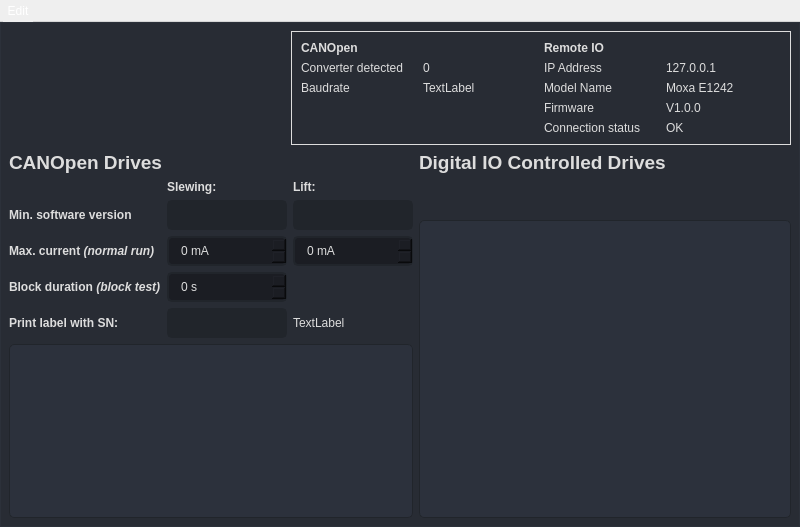
<?xml version="1.0" encoding="UTF-8"?>
<ui version="4.0">
 <class>MainWindow</class>
 <widget class="QMainWindow" name="MainWindow">
  <property name="geometry">
   <rect>
    <x>0</x>
    <y>0</y>
    <width>800</width>
    <height>527</height>
   </rect>
  </property>
  <property name="windowTitle">
   <string>EMEC Drive EOL Tester</string>
  </property>
  <property name="styleSheet">
   <string notr="true">/* /////////////////////////////////////////////////////////////////////////////////////////////////

	DARK MODE STYLE SHEET

///////////////////////////////////////////////////////////////////////////////////////////////// */

QWidget{
	color: rgb(221, 221, 221);
	font: 10pt &quot;Segoe UI&quot;;
}

/* /////////////////////////////////////////////////////////////////////////////////////////////////
Tooltip */
QToolTip {
	color: #ffffff;
	background-color: rgba(33, 37, 43, 180);
	border: 1px solid rgb(44, 49, 58);
	background-image: none;
	background-position: left center;
    background-repeat: no-repeat;
	border: none;
	border-left: 2px solid  rgb(37, 183, 188);
	text-align: left;
	padding-left: 8px;
	margin: 0px;
}

QMenuBar {
    background-color: qlineargradient(x1:0, y1:0, x2:0, y2:1,
                                      stop:0 darkgray, stop:1  rgb(40, 44, 52));
    spacing: 3px; /* spacing between menu bar items */
	color: white;
}

QMenuBar::item {
    padding: 4px;
    background: transparent;
}

QMenuBar::item:selected { /* when selected using mouse or keyboard */
    background: #a8a8a8;
}

QMenuBar::item:pressed {
    background: #888888;
}

QMenu {
	background-color: white;
	border: 1px solid rgb(33, 37, 43);
	color:  rgb(33, 37, 43);
	margin: 4px;
}

QMenu::Item {
	padding: 4px 25px 4px 20px;
	border: 1px solid transparent; 
}

/* /////////////////////////////////////////////////////////////////////////////////////////////////
Bg App */
#bgApp {	
	background-color: rgb(40, 44, 52);
	border: 1px solid rgb(44, 49, 58);
}

QProgressBar {
    border-top: 0px solid rgb(52, 59, 72);
    border-left: 2px solid rgb(52, 59, 72);
    border-right: 0px solid rgb(52, 59, 72);
    border-bottom: 2px solid rgb(52, 59, 72);
    background-color: rgb(33, 37, 43);
    text-align: right;
    margin-right: 2em;
}

QProgressBar::chunk {
    background-color: rgb(37, 183, 188);

}

/* /////////////////////////////////////////////////////////////////////////////////////////////////
Extra Tab */
#extraLeftBox {
	background-color: rgb(44, 49, 58);
}
#extraTopBg{
	background-color: rgb(189, 147, 249)
}

/* Icon */
#extraIcon {
	background-position: center;
	background-repeat: no-repeat;
	background-image: url(:/icons/icon_settings.png);
}

/* Label */
#extraLabel { color: rgb(255, 255, 255); }

/* Btn Close */
#extraCloseColumnBtn { background-color: rgba(255, 255, 255, 0); border: none;  border-radius: 5px; }
#extraCloseColumnBtn:hover { background-color: rgb(196, 161, 249); border-style: solid; border-radius: 4px; }
#extraCloseColumnBtn:pressed { background-color: rgb(180, 141, 238); border-style: solid; border-radius: 4px; }

/* Extra Content */
#extraContent{
	border-top: 3px solid rgb(40, 44, 52);
}

/* Extra Top Menus */
#extraTopMenu .QPushButton {
background-position: left center;
    background-repeat: no-repeat;
	border: none;
	border-left: 22px solid transparent;
	background-color:transparent;
	text-align: left;
	padding-left: 44px;
}
#extraTopMenu .QPushButton:hover {
	background-color: rgb(40, 44, 52);
}
#extraTopMenu .QPushButton:pressed {
	background-color: rgb(37, 183, 188);
	color: rgb(255, 255, 255);
}

/* /////////////////////////////////////////////////////////////////////////////////////////////////
Content App */
#contentTopBg{
	background-color: rgb(33, 37, 43);
}
#contentBottom{
	border-top: 3px solid rgb(44, 49, 58);
}

/* Top Buttons */
#rightButtons .QPushButton { background-color: rgba(255, 255, 255, 0); border: none;  border-radius: 5px; }
#rightButtons .QPushButton:hover { background-color: rgb(44, 49, 57); border-style: solid; border-radius: 4px; }
#rightButtons .QPushButton:pressed { background-color: rgb(23, 26, 30); border-style: solid; border-radius: 4px; }

/* Theme Settings */
#extraRightBox { background-color: rgb(44, 49, 58); }
#themeSettingsTopDetail { background-color: rgb(37, 183, 188); }

/* Bottom Bar */
#bottomBar {
	/*background-color: rgb(44, 49, 58); */
	background-color: rgb(33, 37, 43);
}
#bottomBar QLabel { font-size: 11px; color: rgb(113, 126, 149); padding-left: 10px; padding-right: 10px; padding-bottom: 2px; }

/* CONTENT SETTINGS */
/* MENUS */
#contentSettings .QPushButton {
	background-position: left center;
    background-repeat: no-repeat;
	border: none;
	border-left: 22px solid transparent;
	background-color:transparent;
	text-align: left;
	padding-left: 44px;
}
#contentSettings .QPushButton:hover {
	background-color: rgb(40, 44, 52);
}
#contentSettings .QPushButton:pressed {
	background-color: rgb(37, 183, 188);
	color: rgb(255, 255, 255);
}


/* /////////////////////////////////////////////////////////////////////////////////////////////////
QTabWidget */
QTabWidget::pane {
	background: rgb(44, 49, 60);
	border-bottom-left-radius: 5px;
	border-bottom-right-radius: 5px;
	border-top-right-radius: 5px;
	border-top-left-radius: 0px;
	border: 2px solid rgb(33, 37, 43);
	padding: 0px;
}

QTabBar::tab {
	background: rgb(33, 37, 43);
	border: 2px solid rgb(33, 37, 43);
	padding: 4px;
	padding-left: 10px;
	padding-right: 10px;
	border-top-left-radius: 5px;
    border-top-right-radius: 5px;
	margin-bottom: -3px;
}

QTabBar::tab:selected {
	background: rgb(44, 49, 58);
  	margin-bottom: -3px;
	padding: 5px;
	padding-left: 10px;
	padding-right: 10px;
	border-top-left-radius: 5px;
	border-top-right-radius: 5px;
  	border: 2px solid rgb(33, 37, 43);
}

QDoubleSpinBox{
	background-color: rgb(27, 29, 35);
	border-radius: 5px;
	border: 2px solid rgb(33, 37, 43);
	padding: 5px;
	padding-left: 10px;
}
QDoubleSpinBox:hover{
	border: 2px solid rgb(64, 71, 88);
}
QDoubleSpinBox::drop-down {
	subcontrol-origin: padding;
	subcontrol-position: top right;
	width: 25px;
	border-left-width: 3px;
	border-left-color: rgba(39, 44, 54, 150);
	border-left-style: solid;
	border-top-right-radius: 3px;
	border-bottom-right-radius: 3px;
	background-image: url(:/icons/cil-arrow-bottom.png);
	background-position: center;
	background-repeat: no-reperat;
 }
QDoubleSpinBox QAbstractItemView {
	color:  rgb(37, 183, 188);
	background-color: rgb(33, 37, 43);
	padding: 10px;
	selection-background-color: rgb(39, 44, 54);
}

/* /////////////////////////////////////////////////////////////////////////////////////////////////
QTreeView */
QTreeView {
	background-color: rgb(44, 49, 60);
	border-radius: 5px;
	border: 1px solid rgb(33, 37, 43);
}

/* /////////////////////////////////////////////////////////////////////////////////////////////////
QTableWidget */
QTableWidget {
	background-color: rgb(44, 49, 60);
	padding: 10px;
	border-radius: 5px;
	gridline-color: rgb(44, 49, 58);
	border: 1px solid rgb(33, 37, 43);
}
QTableWidget::item{
	border-color: rgb(44, 49, 60);
	padding-left: 5px;
	padding-right: 5px;
	gridline-color: rgb(44, 49, 60);
}
QTableWidget::item:selected{
	background-color: rgb(37, 183, 188);
}

QHeaderView {
	border-top-left-radius: 5px;
    border-top-right-radius: 5px;
}

QHeaderView::section{
	background-color: rgb(33, 37, 43);
	max-width: 25px;
	border: 1px solid rgb(44, 49, 58);
	border-style: none;
    border-bottom: 1px solid rgb(44, 49, 60);
    border-right: 1px solid rgb(44, 49, 60);
}
QTableWidget::horizontalHeader {
	background-color: rgb(33, 37, 43);
}
QHeaderView::section:horizontal
{
    border: 1px solid rgb(33, 37, 43);
	background-color: rgb(33, 37, 43);
	padding: 3px;
}

QHeaderView::section:vertical
{
    border: 1px solid rgb(44, 49, 60);
}

/* /////////////////////////////////////////////////////////////////////////////////////////////////
QTableView */
QTableView {
	background-color: rgb(44, 49, 60);
	padding: 10px;
	border-radius: 5px;
	gridline-color: rgb(44, 49, 58);
	border: 1px solid rgb(33, 37, 43);
}
QTableView::item{
	border-color: rgb(44, 49, 60);
	padding-left: 5px;
	padding-right: 5px;
	gridline-color: rgb(44, 49, 60);
}
QTableView::item:selected{
	background-color: rgb(37, 183, 188);
}
QTableView::horizontalHeader {
	background-color: rgb(33, 37, 43);
}
QTableView::indicator {
    border: 3px solid rgb(52, 59, 72);
	width: 15px;
	height: 15px;
	border-radius: 10px;
    background: rgb(44, 49, 60);
}
QTableView::indicator:hover {
    border: 3px solid rgb(58, 66, 81);
}
QTableView::indicator:checked {
    background: 3px solid rgb(52, 59, 72);
	border: 3px solid rgb(52, 59, 72);
	background-image: url(:/icons/cil-check-alt.png);
}

/* /////////////////////////////////////////////////////////////////////////////////////////////////
LineEdit */
QLineEdit {
	background-color: rgb(33, 37, 43);
	border-radius: 5px;
	border: 2px solid rgb(33, 37, 43);
	padding-left: 10px;
	selection-color: rgb(255, 255, 255);
	selection-background-color: rgba(37, 183, 188, 0.5);
}
QLineEdit:hover {
	border: 2px solid rgb(64, 71, 88);
}
QLineEdit:focus {
	border: 2px solid rgb(91, 101, 124);
}

/* /////////////////////////////////////////////////////////////////////////////////////////////////
LineEdit */
QTextEdit {
	selection-color: rgb(255, 255, 255);
	selection-background-color: rgba(37, 183, 188, 0.5);
}

/* /////////////////////////////////////////////////////////////////////////////////////////////////
PlainTextEdit */
QPlainTextEdit {
	background-color: rgb(27, 29, 35);
	border-radius: 5px;
	padding: 10px;
	selection-color: rgb(255, 255, 255);
	selection-background-color: rgba(37, 183, 188, 0.5);
}
QPlainTextEdit  QScrollBar:vertical {
    width: 8px;
 }
QPlainTextEdit  QScrollBar:horizontal {
    height: 8px;
 }
QPlainTextEdit:hover {
	border: 2px solid rgb(64, 71, 88);
}
QPlainTextEdit:focus {
	border: 2px solid rgb(91, 101, 124);
}

/* /////////////////////////////////////////////////////////////////////////////////////////////////
ScrollBars */
QScrollBar:horizontal {
    border: none;
    background: rgb(52, 59, 72);
    height: 8px;
    margin: 0px 21px 0 21px;
	border-radius: 0px;
}
QScrollBar::handle:horizontal {
    background: rgb(37, 183, 188);
    min-width: 25px;
	border-radius: 4px
}
QScrollBar::add-line:horizontal {
    border: none;
    background: rgb(55, 63, 77);
    width: 20px;
	border-top-right-radius: 4px;
    border-bottom-right-radius: 4px;
    subcontrol-position: right;
    subcontrol-origin: margin;
}
QScrollBar::sub-line:horizontal {
    border: none;
    background: rgb(55, 63, 77);
    width: 20px;
	border-top-left-radius: 4px;
    border-bottom-left-radius: 4px;
    subcontrol-position: left;
    subcontrol-origin: margin;
}
QScrollBar::up-arrow:horizontal, QScrollBar::down-arrow:horizontal
{
     background: none;
}
QScrollBar::add-page:horizontal, QScrollBar::sub-page:horizontal
{
     background: none;
}
 QScrollBar:vertical {
	border: none;
    background: rgb(52, 59, 72);
    width: 8px;
    margin: 21px 0 21px 0;
	border-radius: 0px;
 }
 QScrollBar::handle:vertical {
	background: rgb(37, 183, 188);
    min-height: 25px;
	border-radius: 4px
 }
 QScrollBar::add-line:vertical {
     border: none;
    background: rgb(55, 63, 77);
     height: 20px;
	border-bottom-left-radius: 4px;
    border-bottom-right-radius: 4px;
     subcontrol-position: bottom;
     subcontrol-origin: margin;
 }
 QScrollBar::sub-line:vertical {
	border: none;
    background: rgb(55, 63, 77);
     height: 20px;
	border-top-left-radius: 4px;
    border-top-right-radius: 4px;
     subcontrol-position: top;
     subcontrol-origin: margin;
 }
 QScrollBar::up-arrow:vertical, QScrollBar::down-arrow:vertical {
     background: none;
 }

 QScrollBar::add-page:vertical, QScrollBar::sub-page:vertical {
     background: none;
 }

/* /////////////////////////////////////////////////////////////////////////////////////////////////
CheckBox */
QCheckBox::indicator {
    border: 3px solid rgb(52, 59, 72);
	width: 15px;
	height: 15px;
	border-radius: 10px;
    background: rgb(44, 49, 60);
}
QCheckBox::indicator:hover {
    border: 3px solid rgb(58, 66, 81);
}
QCheckBox::indicator:checked {
    background: 3px solid rgb(52, 59, 72);
	border: 3px solid rgb(52, 59, 72);
	background-image: url(:/icons/cil-check-alt.png);
}

/* /////////////////////////////////////////////////////////////////////////////////////////////////
RadioButton */
QRadioButton::indicator {
    border: 3px solid rgb(52, 59, 72);
	width: 15px;
	height: 15px;
	border-radius: 10px;
    background: rgb(44, 49, 60);
}
QRadioButton::indicator:hover {
    border: 3px solid rgb(58, 66, 81);
}
QRadioButton::indicator:checked {
    background: 3px solid rgb(94, 106, 130);
	border: 3px solid rgb(52, 59, 72);
}

/* /////////////////////////////////////////////////////////////////////////////////////////////////
ComboBox */
QComboBox{
	background-color: rgb(27, 29, 35);
	border-radius: 5px;
	border: 2px solid rgb(33, 37, 43);
	padding: 5px;
	padding-left: 10px;
}
QComboBox:hover{
	border: 2px solid rgb(64, 71, 88);
}
QComboBox::drop-down {
	subcontrol-origin: padding;
	subcontrol-position: top right;
	width: 25px;
	border-left-width: 3px;
	border-left-color: rgba(39, 44, 54, 150);
	border-left-style: solid;
	border-top-right-radius: 3px;
	border-bottom-right-radius: 3px;
	background-image: url(:/icons/cil-arrow-bottom.png);
	background-position: center;
	background-repeat: no-reperat;
 }
QComboBox QAbstractItemView {
	color:  rgb(37, 183, 188);
	background-color: rgb(33, 37, 43);
	padding: 10px;
	selection-background-color: rgb(39, 44, 54);
}

/* /////////////////////////////////////////////////////////////////////////////////////////////////
ComboBox */
QSpinBox{
	background-color: rgb(27, 29, 35);
	border-radius: 5px;
	border: 2px solid rgb(33, 37, 43);
	padding: 5px;
	padding-left: 10px;
}
QSpinBox:hover{
	border: 2px solid rgb(64, 71, 88);
}
QSpinBox::drop-down {
	subcontrol-origin: padding;
	subcontrol-position: top right;
	width: 25px;
	border-left-width: 3px;
	border-left-color: rgba(39, 44, 54, 150);
	border-left-style: solid;
	border-top-right-radius: 3px;
	border-bottom-right-radius: 3px;
	background-image: url(:/icons/cil-arrow-bottom.png);
	background-position: center;
	background-repeat: no-reperat;
 }
QSpinBox QAbstractItemView {
	color:  rgb(37, 183, 188);	
	background-color: rgb(33, 37, 43);
	padding: 10px;
	selection-background-color: rgb(39, 44, 54);
}

/* /////////////////////////////////////////////////////////////////////////////////////////////////
Sliders */
QSlider::groove:horizontal {
    border-radius: 5px;
    height: 20px;
	margin: 0px;
	background-color: rgb(52, 59, 72);
}
QSlider::groove:horizontal:hover {
	background-color: rgb(55, 62, 76);
}
QSlider::handle:horizontal {
    background-color: rgb(37, 183, 188);
    border: none;
    height: 20px;
    width: 15px;
    margin: 0px;
	border-radius: 5px;
}
QSlider::handle:horizontal:hover {
    background-color: rgb(37, 183, 188);
}
QSlider::handle:horizontal:pressed {
    background-color: rgb(44, 219, 222);
}

QSlider::groove:vertical {
    border-radius: 5px;
    width: 20px;
    margin: 0px;
	background-color: rgb(52, 59, 72);
}
QSlider::groove:vertical:hover {
	background-color: rgb(55, 62, 76);
}
QSlider::handle:vertical {
    background-color: rgb(37, 183, 188);
	border: none;
    height: 20px;
    width: 15px;
    margin: 0px;
	border-radius: 5px;
}
QSlider::handle:vertical:hover {
    background-color: rgb(37, 183, 188);
}
QSlider::handle:vertical:pressed {
    background-color: rgb(44, 219, 222);
}

/* /////////////////////////////////////////////////////////////////////////////////////////////////
CommandLinkButton */
QCommandLinkButton {	
	color: rgb(0, 170, 255);
	font-size: 15px;
}
QCommandLinkButton:hover {	
	color: rgb(0, 170, 255);
	background-color: rgb(44, 49, 60);
}
QCommandLinkButton:pressed {	
	color: rgb(37, 183, 188);
	background-color: rgb(52, 58, 71);
}

/*//////////////////////////////////////////////////////////////////////////////////////////////////
QGroupBox*/
QGroupBox {
    color: rgb(90, 102, 125);
	border: 1px solid rgb(52, 59, 72);
	border-radius: 5px;
}

/* /////////////////////////////////////////////////////////////////////////////////////////////////
Button */
QPushButton {
	border: 2px solid rgb(52, 59, 72);
	border-radius: 5px;	
	background-color: rgb(52, 59, 72);
}
QPushButton:hover {
	background-color: rgb(57, 65, 80);
	border: 2px solid rgb(61, 70, 86);
}
QPushButton:pressed {	
	background-color: rgb(35, 40, 49);
	border: 2px solid rgb(43, 50, 61);
}

QPushButton:disabled {
	border: 1px solid rgb(43, 50, 61);
	color: grey;
}

</string>
  </property>
  <widget class="QWidget" name="bgApp">
   <property name="styleSheet">
    <string notr="true"/>
   </property>
   <layout class="QGridLayout" name="gridLayout_2">
    <property name="leftMargin">
     <number>0</number>
    </property>
    <property name="topMargin">
     <number>0</number>
    </property>
    <property name="rightMargin">
     <number>0</number>
    </property>
    <property name="bottomMargin">
     <number>0</number>
    </property>
    <property name="spacing">
     <number>0</number>
    </property>
    <item row="0" column="0">
     <layout class="QHBoxLayout" name="horizontalLayout_3">
      <item>
       <widget class="QFrame" name="gridFrame">
        <property name="sizePolicy">
         <sizepolicy hsizetype="Preferred" vsizetype="Expanding">
          <horstretch>0</horstretch>
          <verstretch>0</verstretch>
         </sizepolicy>
        </property>
        <layout class="QVBoxLayout" name="verticalLayout_2">
         <item>
          <layout class="QHBoxLayout" name="horizontalLayout">
           <item alignment="Qt::AlignTop">
            <widget class="QFrame" name="verticalFrame">
             <property name="sizePolicy">
              <sizepolicy hsizetype="Preferred" vsizetype="Fixed">
               <horstretch>0</horstretch>
               <verstretch>0</verstretch>
              </sizepolicy>
             </property>
             <property name="maximumSize">
              <size>
               <width>16777215</width>
               <height>16777215</height>
              </size>
             </property>
             <layout class="QHBoxLayout" name="horizontalLayout_4">
              <property name="leftMargin">
               <number>0</number>
              </property>
              <property name="topMargin">
               <number>0</number>
              </property>
              <property name="rightMargin">
               <number>0</number>
              </property>
              <property name="bottomMargin">
               <number>0</number>
              </property>
              <item>
               <widget class="QLabel" name="lbl_logo">
                <property name="sizePolicy">
                 <sizepolicy hsizetype="Fixed" vsizetype="Preferred">
                  <horstretch>0</horstretch>
                  <verstretch>0</verstretch>
                 </sizepolicy>
                </property>
                <property name="maximumSize">
                 <size>
                  <width>100</width>
                  <height>39</height>
                 </size>
                </property>
                <property name="text">
                 <string/>
                </property>
                <property name="pixmap">
                 <pixmap resource="../resources/images/resources.qrc">:/images/logo_emec.png</pixmap>
                </property>
                <property name="scaledContents">
                 <bool>true</bool>
                </property>
               </widget>
              </item>
              <item>
               <spacer name="horizontalSpacer">
                <property name="orientation">
                 <enum>Qt::Horizontal</enum>
                </property>
                <property name="sizeHint" stdset="0">
                 <size>
                  <width>40</width>
                  <height>20</height>
                 </size>
                </property>
               </spacer>
              </item>
              <item>
               <widget class="QFrame" name="verticalFrame">
                <property name="minimumSize">
                 <size>
                  <width>500</width>
                  <height>0</height>
                 </size>
                </property>
                <property name="frameShape">
                 <enum>QFrame::Box</enum>
                </property>
                <layout class="QGridLayout" name="gridLayout">
                 <item row="6" column="3">
                  <widget class="QLabel" name="lbl_remoteio_firmware">
                   <property name="text">
                    <string>V1.0.0</string>
                   </property>
                  </widget>
                 </item>
                 <item row="6" column="2">
                  <widget class="QLabel" name="label_5">
                   <property name="text">
                    <string>Firmware</string>
                   </property>
                  </widget>
                 </item>
                 <item row="4" column="3">
                  <widget class="QLabel" name="lbl_remoteio_ip">
                   <property name="text">
                    <string>127.0.0.1</string>
                   </property>
                  </widget>
                 </item>
                 <item row="4" column="2">
                  <widget class="QLabel" name="label_4">
                   <property name="text">
                    <string>IP Address</string>
                   </property>
                  </widget>
                 </item>
                 <item row="3" column="0">
                  <widget class="QLabel" name="label_9">
                   <property name="text">
                    <string>&lt;html&gt;&lt;head/&gt;&lt;body&gt;&lt;h4 style=&quot; margin-top:12px; margin-bottom:12px; margin-left:0px; margin-right:0px; -qt-block-indent:0; text-indent:0px;&quot;&gt;&lt;span style=&quot; font-size:medium; font-weight:600;&quot;&gt;CANOpen&lt;/span&gt;&lt;/h4&gt;&lt;/body&gt;&lt;/html&gt;</string>
                   </property>
                  </widget>
                 </item>
                 <item row="5" column="2">
                  <widget class="QLabel" name="label_11">
                   <property name="text">
                    <string>Model Name</string>
                   </property>
                  </widget>
                 </item>
                 <item row="4" column="1">
                  <widget class="QLabel" name="lbl_detected_can_converter">
                   <property name="text">
                    <string>0</string>
                   </property>
                  </widget>
                 </item>
                 <item row="7" column="3">
                  <widget class="QLabel" name="lbl_remoteio_connection_status">
                   <property name="text">
                    <string>OK</string>
                   </property>
                  </widget>
                 </item>
                 <item row="4" column="0">
                  <widget class="QLabel" name="label_16">
                   <property name="text">
                    <string>Converter detected</string>
                   </property>
                  </widget>
                 </item>
                 <item row="5" column="3">
                  <widget class="QLabel" name="lbl_remoteio_model_name">
                   <property name="text">
                    <string>Moxa E1242</string>
                   </property>
                  </widget>
                 </item>
                 <item row="7" column="2">
                  <widget class="QLabel" name="label_12">
                   <property name="text">
                    <string>Connection status</string>
                   </property>
                  </widget>
                 </item>
                 <item row="3" column="2">
                  <widget class="QLabel" name="label_3">
                   <property name="text">
                    <string>&lt;html&gt;&lt;head/&gt;&lt;body&gt;&lt;p&gt;&lt;span style=&quot; font-weight:600;&quot;&gt;Remote IO&lt;/span&gt;&lt;/p&gt;&lt;/body&gt;&lt;/html&gt;</string>
                   </property>
                  </widget>
                 </item>
                 <item row="5" column="0">
                  <widget class="QLabel" name="label_18">
                   <property name="text">
                    <string>Baudrate</string>
                   </property>
                  </widget>
                 </item>
                 <item row="5" column="1">
                  <widget class="QLabel" name="lbl_can_baudrate">
                   <property name="text">
                    <string>TextLabel</string>
                   </property>
                  </widget>
                 </item>
                </layout>
               </widget>
              </item>
             </layout>
            </widget>
           </item>
          </layout>
         </item>
         <item>
          <layout class="QHBoxLayout" name="horizontalLayout_5">
           <item>
            <layout class="QVBoxLayout" name="verticalLayoutCANOpen">
             <item>
              <widget class="QLabel" name="label_13">
               <property name="text">
                <string>&lt;html&gt;&lt;head/&gt;&lt;body&gt;&lt;p&gt;&lt;span style=&quot; font-size:14pt; font-weight:600;&quot;&gt;CANOpen Drives&lt;/span&gt;&lt;/p&gt;&lt;/body&gt;&lt;/html&gt;</string>
               </property>
              </widget>
             </item>
             <item>
              <layout class="QGridLayout" name="gridLayout_3">
               <item row="0" column="4">
                <widget class="QLabel" name="label_8">
                 <property name="text">
                  <string>&lt;b&gt;Lift:&lt;/b&gt;</string>
                 </property>
                </widget>
               </item>
               <item row="4" column="4">
                <widget class="QLabel" name="lbl_print_lbl_detection_status">
                 <property name="text">
                  <string>TextLabel</string>
                 </property>
                </widget>
               </item>
               <item row="1" column="2">
                <widget class="QLineEdit" name="led_min_sw_ver_slewing">
                 <property name="minimumSize">
                  <size>
                   <width>0</width>
                   <height>30</height>
                  </size>
                 </property>
                 <property name="focusPolicy">
                  <enum>Qt::StrongFocus</enum>
                 </property>
                 <property name="maxLength">
                  <number>20</number>
                 </property>
                </widget>
               </item>
               <item row="4" column="0">
                <widget class="QLabel" name="label">
                 <property name="text">
                  <string>&lt;html&gt;&lt;head/&gt;&lt;body&gt;&lt;p&gt;&lt;span style=&quot; font-weight:600;&quot;&gt;Print label with SN:&lt;/span&gt;&lt;/p&gt;&lt;/body&gt;&lt;/html&gt;</string>
                 </property>
                </widget>
               </item>
               <item row="1" column="4">
                <widget class="QLineEdit" name="led_min_sw_ver_lift">
                 <property name="minimumSize">
                  <size>
                   <width>0</width>
                   <height>30</height>
                  </size>
                 </property>
                 <property name="focusPolicy">
                  <enum>Qt::StrongFocus</enum>
                 </property>
                 <property name="maxLength">
                  <number>20</number>
                 </property>
                </widget>
               </item>
               <item row="4" column="2">
                <widget class="QLineEdit" name="led_print_label_with_serial">
                 <property name="minimumSize">
                  <size>
                   <width>0</width>
                   <height>30</height>
                  </size>
                 </property>
                 <property name="maxLength">
                  <number>20</number>
                 </property>
                </widget>
               </item>
               <item row="1" column="0">
                <widget class="QLabel" name="label_6">
                 <property name="text">
                  <string>&lt;h4&gt;Min. software version&lt;/h4&gt;</string>
                 </property>
                </widget>
               </item>
               <item row="0" column="2">
                <widget class="QLabel" name="label_7">
                 <property name="text">
                  <string>&lt;b&gt;Slewing:&lt;/b&gt;</string>
                 </property>
                </widget>
               </item>
               <item row="2" column="0">
                <widget class="QLabel" name="label_10">
                 <property name="text">
                  <string>&lt;html&gt;&lt;head/&gt;&lt;body&gt;&lt;h4 style=&quot; margin-top:12px; margin-bottom:12px; margin-left:0px; margin-right:0px; -qt-block-indent:0; text-indent:0px;&quot;&gt;&lt;span style=&quot; font-size:medium; font-weight:600;&quot;&gt;Max. current &lt;/span&gt;&lt;span style=&quot; font-size:8pt; font-weight:600; font-style:italic;&quot;&gt;(normal run)&lt;/span&gt;&lt;/h4&gt;&lt;/body&gt;&lt;/html&gt;</string>
                 </property>
                </widget>
               </item>
               <item row="2" column="2">
                <widget class="QSpinBox" name="spb_max_slewing_current">
                 <property name="suffix">
                  <string> mA</string>
                 </property>
                 <property name="maximum">
                  <number>3000</number>
                 </property>
                 <property name="value">
                  <number>0</number>
                 </property>
                </widget>
               </item>
               <item row="2" column="4">
                <widget class="QSpinBox" name="spb_max_lift_current">
                 <property name="suffix">
                  <string> mA</string>
                 </property>
                 <property name="maximum">
                  <number>3000</number>
                 </property>
                 <property name="value">
                  <number>0</number>
                 </property>
                </widget>
               </item>
               <item row="3" column="0">
                <widget class="QLabel" name="label_2">
                 <property name="text">
                  <string>&lt;html&gt;&lt;head/&gt;&lt;body&gt;&lt;h4 style=&quot; margin-top:12px; margin-bottom:12px; margin-left:0px; margin-right:0px; -qt-block-indent:0; text-indent:0px;&quot;&gt;&lt;span style=&quot; font-size:medium; font-weight:600;&quot;&gt;Block duration &lt;/span&gt;&lt;span style=&quot; font-size:medium; font-weight:600; font-style:italic;&quot;&gt;(block test)&lt;/span&gt;&lt;/h4&gt;&lt;/body&gt;&lt;/html&gt;</string>
                 </property>
                </widget>
               </item>
               <item row="3" column="2">
                <widget class="QSpinBox" name="spb_block_duration">
                 <property name="suffix">
                  <string> s</string>
                 </property>
                 <property name="maximum">
                  <number>20</number>
                 </property>
                </widget>
               </item>
              </layout>
             </item>
             <item>
              <widget class="QTableWidget" name="tbl_node_list">
               <property name="editTriggers">
                <set>QAbstractItemView::EditKeyPressed</set>
               </property>
               <property name="selectionMode">
                <enum>QAbstractItemView::NoSelection</enum>
               </property>
               <property name="selectionBehavior">
                <enum>QAbstractItemView::SelectRows</enum>
               </property>
               <attribute name="verticalHeaderVisible">
                <bool>false</bool>
               </attribute>
              </widget>
             </item>
            </layout>
           </item>
           <item>
            <layout class="QVBoxLayout" name="verticalLayoutDIO">
             <item>
              <widget class="QLabel" name="label_14">
               <property name="text">
                <string>&lt;html&gt;&lt;head/&gt;&lt;body&gt;&lt;p&gt;&lt;span style=&quot; font-size:14pt; font-weight:600;&quot;&gt;Digital IO Controlled Drives&lt;/span&gt;&lt;/p&gt;&lt;p&gt;&lt;br/&gt;&lt;/p&gt;&lt;/body&gt;&lt;/html&gt;</string>
               </property>
              </widget>
             </item>
             <item>
              <widget class="QTableWidget" name="tbl_DIO_drives"/>
             </item>
            </layout>
           </item>
          </layout>
         </item>
        </layout>
       </widget>
      </item>
     </layout>
    </item>
   </layout>
  </widget>
  <widget class="QMenuBar" name="menuBar">
   <property name="geometry">
    <rect>
     <x>0</x>
     <y>0</y>
     <width>800</width>
     <height>26</height>
    </rect>
   </property>
   <widget class="QMenu" name="menuEdit">
    <property name="title">
     <string>Edit</string>
    </property>
    <addaction name="actionSettings"/>
    <addaction name="actionLabel_Printer"/>
    <addaction name="separator"/>
    <addaction name="actionExit"/>
   </widget>
   <addaction name="menuEdit"/>
  </widget>
  <action name="actionGeneral">
   <property name="text">
    <string>General</string>
   </property>
  </action>
  <action name="actionSettings">
   <property name="text">
    <string>Settings</string>
   </property>
  </action>
  <action name="actionLabel_Printer">
   <property name="text">
    <string>Label Printer</string>
   </property>
  </action>
  <action name="actionExit">
   <property name="text">
    <string>Exit</string>
   </property>
  </action>
 </widget>
 <resources>
  <include location="../resources/images/resources.qrc"/>
 </resources>
 <connections/>
</ui>
